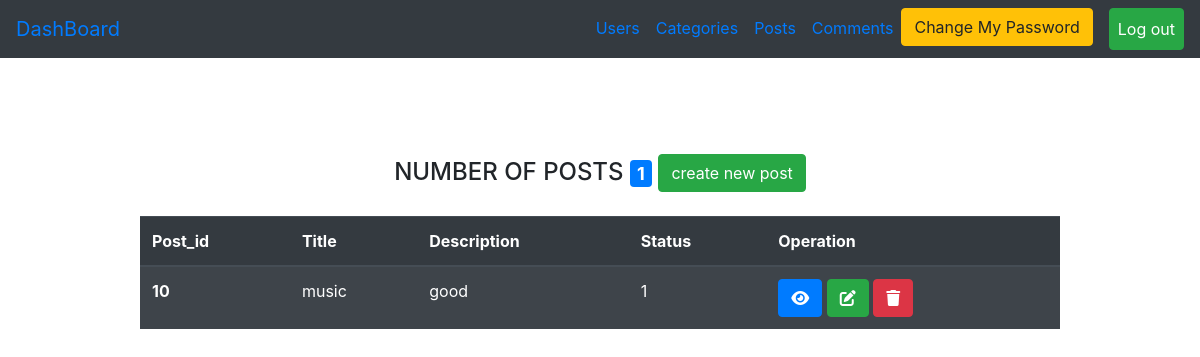
The app's page /Admin/posts.php (signed in) with its own data.
### tables this page shows
CREATE TABLE `posts` (
  `post_id` int(11) NOT NULL,
  `title` varchar(255) NOT NULL,
  `description` varchar(255) NOT NULL,
  `status` enum('0','1') NOT NULL,
  `user_id` int(11) DEFAULT NULL,
  `category_id` int(11) DEFAULT NULL,
  `created_at` timestamp NULL DEFAULT NULL,
  `updated_at` timestamp NULL DEFAULT NULL
);

### Admin/posts.php (the view, shortened to what this page needs)
<?php
include("initials.php");
if (isset($_SESSION['login'])) {
    $page = "All";
    if ($page == "All") {
        $statment = $connect->prepare("select * from posts");
        $statment->execute();
        $usercount = $statment->rowcount();
        $result = $statment->fetchall();
?>
        <div class="container mt-5 ">
            <div class="row">
                <div class="col-md-10 m-auto pt-5">
                    <div>
                        <h4 class="text-center mb-4">NUMBER OF POSTS
                            <span class="badge badge-primary"><?php echo $usercount ?></span>
                            <a href="?page=create" class="btn btn-success">create new post</a>
                        </h4>
                        <table class="table table-striped table-dark ">
                            <thead>
                                <tr>
                                    <th scope="col">Post_id</th>
                                    <th scope="col">Title</th>
                                    <th scope="col">Description</th>
                                    <th scope="col">Status</th>
                                    <th scope="col">Operation</th>
                                </tr>
                            </thead>
                            <tbody>
                                <?php
                                foreach ($result as $item) {
                                ?>
                                    <tr>
                                        <th scope="row"><?php echo $item['post_id'] ?></th>
                                        <td><?php echo $item['title'] ?></td>
                                        <td><?php echo $item['description'] ?></td>
                                        <td><?php echo $item['status'] ?></td>
                                        <td>
                                            <a href="?page=show&post_id=<?php echo $item['post_id'] ?>" class="btn btn-primary"><i class="fa-solid fa-eye"></i></a>
                                            <a href="?page=edit&post_id=<?php echo $item['post_id'] ?>" class="btn btn-success"><i class="fa-solid fa-pen-to-square"></i></a>
                                            <a href="?page=delete&post_id=<?php echo $item['post_id'] ?>" class="btn btn-danger"><i class="fa-solid fa-trash"></i></a>
                                        </td>
                                    </tr>
                                <?php
                                }
                                ?>
                            </tbody>
                        </table>
                    </div>
                </div>
            </div>
        </div>
    <?php
    } else if ($page == "show") {
        if (isset($_GET['post_id'])) {
            $post_id = $_GET['post_id'];
        }
        $statment = $connect->prepare("select * from posts where post_id =?");
        $statment->execute(array($post_id));
        $item = $statment->fetch();
    ?>
        <div class="container mt-5 pt-5">
            <div class="row">
                <div class="col-md-10 m-auto">
                    <table class="table table-striped table-dark">
                        <thead>
                            <tr>
                                <th scope="col">post_id</th>
                                <th scope="col">Title</th>
                                <th scope="col">Description</th>
                                <th scope="col">Status</th>
                                <th scope="col">User_id</th>
                                <th scope="col">Category_id</th>
                                <th scope="col">Created_at</th>
                                <th scope="col">Updated_at</th>
                                <th scope="col">Operation</th>
                            </tr>
                        </thead>
                        <tbody>
                            <tr>
                                <th scope="row"><?php echo $item['post_id'] ?></th>
                                <td><?php echo $item['title'] ?></td>
                                <td><?php echo $item['description'] ?></td>
                                <td><?php echo $item['status'] ?></td>
                                <td><?php echo $item['user_id'] ?></td>
                                <td><?php echo $item['category_id'] ?></td>
                                <td><?php echo $item['created_at'] ?></td>
                                <td><?php echo $item['updated_at'] ?></td>
                                <td>
                                    <a href="posts.php" class="btn btn-success"><i class="fa-solid fa-house"></i></a>
                            </tr>
                        </tbody>
                    </table>
                </div>
            </div>
        </div>
    <?php
    } else if ($page == "delete") {
        if (isset($_GET['post_id'])) {
            $post_id = $_GET['post_id'];
        }
        $statment = $connect->prepare("delete from posts where  post_id=?");
        $statment->execute(array($post_id));
        $_SESSION['message'] = "deleted sucessfully";
        header("Location:posts.php");
    } else if ($page == "create") {
        $statment1 = $connect->prepare("select user_id from users");
        $statment1->execute();
        $result = $statment1->fetchall();
        $statment2 = $connect->prepare("select category_id from categories");
        $statment2->execute();
        $element = $statment2->fetchall();
    ?>
        <div class="container mt-5">
            <div class="row">
                <div class="col-md-10 m-auto">
                    <h4 class="text-center mt-4">CREATE POST PAGE</h4>
                    <form action="?page=savenew" method="post">
                        <label>POST_ID</label>
                        <input type="text" name="post_id" class="form-control mb-4">
                        <label>TITLE</label>
                        <input type="text" name="title" class="form-control mb-4">
                        <label>DESCRIPTION</label>
                        <input type="text" name="desc" class="form-control mb-4">
                        <label>STATUS</label>
                        <select name="status" class="form-control mb-4">
                            <option value="1">active</option>
                            <option value="0">block</option>
                        </select>
                        <label>USER_ID</label>
                        <select name="user_id" class="form-control mb-4">
                            <?php
                            foreach ($result as $item) {
                            ?>
                                <option>
                                    <?php echo $item['user_id'] ?>
                                </option>
                            <?php
                            }
                            ?>
                        </select>
                        <label>CATEGORY_ID</label>
                        <select name="category_id" class="form-control mb-4">
                            <?php
                            foreach ($element as $item) {
                            ?>
                                <option>
                                    <?php echo $item['category_id'] ?>
                                </option>
                            <?php
                            }
                            ?>
                        </select>
                        <input type="submit" class="form-control  btn btn-success" value="CREATE NEW POST">
                    </form>
                </div>
            </div>
        </div>
    <?php
    } else if ($page == "savenew") {
        if ($_SERVER['REQUEST_METHOD'] == "POST") {
            $post_id = $_POST['post_id'];
            $title = $_POST['title'];
            $desc = $_POST['desc'];
            $status = $_POST['status'];
            $userid = $_POST['user_id'];
            $cateid = $_POST['category_id'];
        }
        try {
            $statment = $connect->prepare("insert into posts
        (post_id,title,description,`status`,user_id,category_id,created_at)
        values
     (?,?,?,?,?,?,now())");
            $statment->execute(array($post_id, $title, $desc, $status, $userid, $cateid));
            $_SESSION['message'] = "created sucessfully";
            header("Location:posts.php");
        } catch (PDOException $e) {
            echo "<h4 class='text-center alert alert-danger'>DUPLICATED IN VALUES</h4>";
            header("Refresh:3;url=posts.php?page=create");
        }
    } else if ($page == "edit") {
        if (isset($_GET['post_id'])) {
            $post_id = $_GET['post_id'];
        }
        $statment = $connect->prepare("select * from posts where post_id=?");
        $statment->execute(array($post_id));
        $result = $statment->fetch();
    ?>
        <div class="container mt-5">
            <div class="row">
                <div class="col-md-10 m-auto">
                    <h4 class="text-center mt-4">UPDATE POST PAGE</h4>
                    <form action="?page=saveupdate" method="post">
                        <input type="hidden" name="oldid" value="<?php echo $result['post_id'] ?>" class="form-control mb-4">
                        <label>POST_ID</label>
                        <input type="text" name="new_id" value="<?php echo $result['post_id'] ?>" class="form-control mb-4">
                        <label>TITLE</label>
                        <input type="text" name="title" value="<?php echo $result['title'] ?>" class="form-control mb-4">
                        <label>DESCRIPTION</label>
                        <input type="text" name="desc" value="<?php echo $result['description'] ?>" class="form-control mb-4">
                        <label>STATUS</label>
                        <select name="status" class="form-control mb-4">
                            <?php
                            if ($result['status'] == "1") {
                                echo '<option value="1" selected>active</option>';
                                echo  '<option value="0">block</option>';
                            } else {
                                echo '<option value="1" >active</option>';
                                echo  '<option value="0" selected>block</option>';
                            }
                            ?>
                        </select>
                        <input type="submit" class="form-control  btn btn-success" value="UPDATE POST">
                    </form>
                </div>
            </div>
        </div>
    <?php
    } else if ($page == "saveupdate") {
        if ($_SERVER['REQUEST_METHOD'] == "POST") {
            $oldid = $_POST['oldid'];
            $new_id = $_POST['new_id'];
            $title = $_POST['title'];
            $desc = $_POST['desc'];
            $status = $_POST['status'];
        }
        try {
            $statment = $connect->prepare("UPDATE posts
        SET post_id=?,title=?,description=?,`status`=?,updated_at=now()
        WHERE post_id=?");
            $statment->execute(array($new_id, $title, $desc, $status, $oldid));
            $_SESSION['message'] = "UPDATED SUCESSFULLY";
            header("Location:posts.php");
        } catch (PDOException $e) {
            echo "<h4 class='text-center alert alert-danger'>DUPLICATED IN VALUES</h4>";
            header("Refresh:3;url=posts.php?page=edit&post_id=$oldid");
        }
    }
    ?>
<?php
} else {
    $_SESSION['message'] = "Please Login First";
    header("Location:../login.php");
}
include("Includes/temp/footer.php");
?>

### records on screen
posts: post_id "10", title "music", description "good", status "1"

### other values on screen
$usercount "1"
